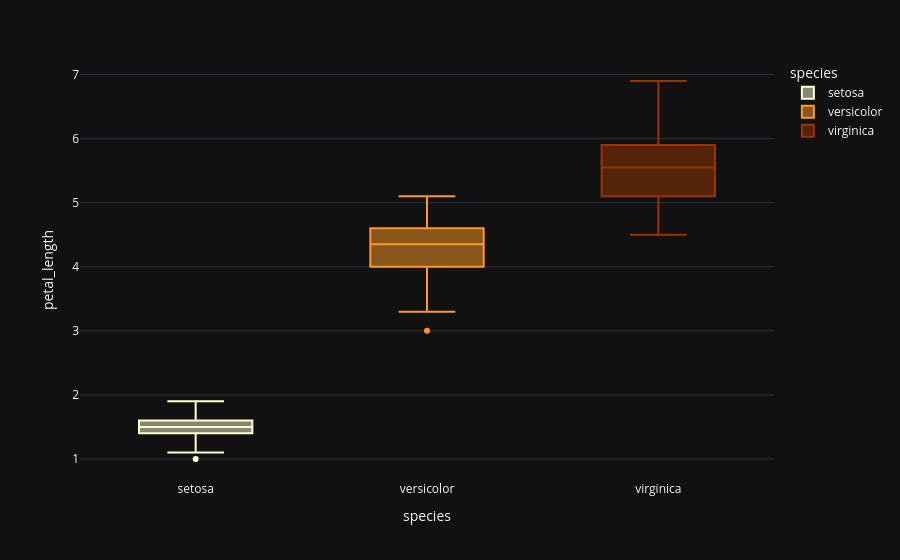

The notebook cell this image was saved under:
### Code cell
fig = px.box(data_frame=iris, x='species',y='petal_length',color='species',color_discrete_sequence=['#ffffd4 ','#fe9929 ','#993404 '], template='plotly_dark',orientation='v')
fig.show()

### Figure 1 — Plotly figure (JSON) as saved in the notebook; plotly's stock layout.template omitted (floating-point values rounded to 4 significant figures)
{"data": [{"alignmentgroup": "True", "hovertemplate": "species=%{x}<br>petal_length=%{y}<extra></extra>", "legendgroup": "setosa", "marker": {"color": "#ffffd4 "}, "name": "setosa", "notched": false, "offsetgroup": "setosa", "orientation": "v", "showlegend": true, "type": "box", "x": ["setosa", "setosa", "setosa", "setosa", "setosa", "setosa", "setosa", "setosa", "setosa", "setosa", "setosa", "setosa", "setosa", "setosa", "setosa", "setosa", "setosa", "setosa", "setosa", "setosa", "setosa", "setosa", "setosa", "setosa", "setosa", "setosa", "setosa", "setosa", "setosa", "setosa", "setosa", "setosa", "setosa", "setosa", "setosa", "setosa", "setosa", "setosa", "setosa", "setosa", "setosa", "setosa", "setosa", "setosa", "setosa", "setosa", "setosa", "setosa", "setosa", "setosa"], "x0": " ", "xaxis": "x", "y": [1.4, 1.4, 1.3, 1.5, 1.4, 1.7, 1.4, 1.5, 1.4, 1.5, 1.5, 1.6, 1.4, 1.1, 1.2, 1.5, 1.3, 1.4, 1.7, 1.5, 1.7, 1.5, 1.0, 1.7, 1.9, 1.6, 1.6, 1.5, 1.4, 1.6, 1.6, 1.5, 1.5, 1.4, 1.5, 1.2, 1.3, 1.4, 1.3, 1.5, 1.3, 1.3, 1.3, 1.6, 1.9, 1.4, 1.6, 1.4, 1.5, 1.4], "y0": " ", "yaxis": "y"}, {"alignmentgroup": "True", "hovertemplate": "species=%{x}<br>petal_length=%{y}<extra></extra>", "legendgroup": "versicolor", "marker": {"color": "#fe9929 "}, "name": "versicolor", "notched": false, "offsetgroup": "versicolor", "orientation": "v", "showlegend": true, "type": "box", "x": ["versicolor", "versicolor", "versicolor", "versicolor", "versicolor", "versicolor", "versicolor", "versicolor", "versicolor", "versicolor", "versicolor", "versicolor", "versicolor", "versicolor", "versicolor", "versicolor", "versicolor", "versicolor", "versicolor", "versicolor", "versicolor", "versicolor", "versicolor", "versicolor", "versicolor", "versicolor", "versicolor", "versicolor", "versicolor", "versicolor", "versicolor", "versicolor", "versicolor", "versicolor", "versicolor", "versicolor", "versicolor", "versicolor", "versicolor", "versicolor", "versicolor", "versicolor", "versicolor", "versicolor", "versicolor", "versicolor", "versicolor", "versicolor", "versicolor", "versicolor"], "x0": " ", "xaxis": "x", "y": [4.7, 4.5, 4.9, 4.0, 4.6, 4.5, 4.7, 3.3, 4.6, 3.9, 3.5, 4.2, 4.0, 4.7, 3.6, 4.4, 4.5, 4.1, 4.5, 3.9, 4.8, 4.0, 4.9, 4.7, 4.3, 4.4, 4.8, 5.0, 4.5, 3.5, 3.8, 3.7, 3.9, 5.1, 4.5, 4.5, 4.7, 4.4, 4.1, 4.0, 4.4, 4.6, 4.0, 3.3, 4.2, 4.2, 4.2, 4.3, 3.0, 4.1], "y0": " ", "yaxis": "y"}, {"alignmentgroup": "True", "hovertemplate": "species=%{x}<br>petal_length=%{y}<extra></extra>", "legendgroup": "virginica", "marker": {"color": "#993404 "}, "name": "virginica", "notched": false, "offsetgroup": "virginica", "orientation": "v", "showlegend": true, "type": "box", "x": ["virginica", "virginica", "virginica", "virginica", "virginica", "virginica", "virginica", "virginica", "virginica", "virginica", "virginica", "virginica", "virginica", "virginica", "virginica", "virginica", "virginica", "virginica", "virginica", "virginica", "virginica", "virginica", "virginica", "virginica", "virginica", "virginica", "virginica", "virginica", "virginica", "virginica", "virginica", "virginica", "virginica", "virginica", "virginica", "virginica", "virginica", "virginica", "virginica", "virginica", "virginica", "virginica", "virginica", "virginica", "virginica", "virginica", "virginica", "virginica", "virginica", "virginica"], "x0": " ", "xaxis": "x", "y": [6.0, 5.1, 5.9, 5.6, 5.8, 6.6, 4.5, 6.3, 5.8, 6.1, 5.1, 5.3, 5.5, 5.0, 5.1, 5.3, 5.5, 6.7, 6.9, 5.0, 5.7, 4.9, 6.7, 4.9, 5.7, 6.0, 4.8, 4.9, 5.6, 5.8, 6.1, 6.4, 5.6, 5.1, 5.6, 6.1, 5.6, 5.5, 4.8, 5.4, 5.6, 5.1, 5.1, 5.9, 5.7, 5.2, 5.0, 5.2, 5.4, 5.1], "y0": " ", "yaxis": "y"}], "layout": {"boxmode": "overlay", "legend": {"title": {"text": "species"}, "tracegroupgap": 0}, "margin": {"t": 60}, "xaxis": {"anchor": "y", "categoryarray": ["setosa", "versicolor", "virginica"], "categoryorder": "array", "domain": [0, 1], "title": {"text": "species"}}, "yaxis": {"anchor": "x", "domain": [0, 1], "title": {"text": "petal_length"}}}}
